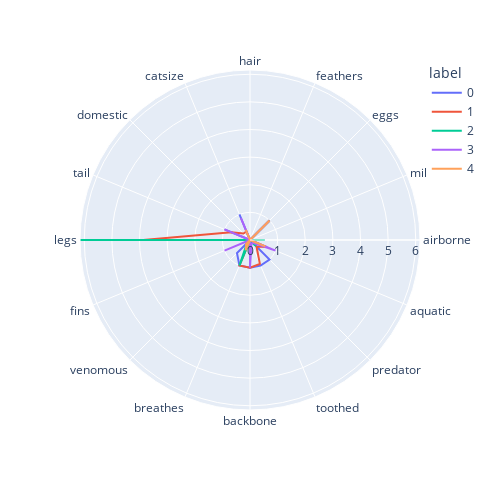

The cell this chart's notebook holds for it:
### Code cell
fig4 = px.line_polar(polar, r="value", theta="variable", color= "label", line_close=True, height=500, width=500)
fig4.show()

### Figure 1 — Plotly figure (JSON) as saved in the notebook; plotly's stock layout.template omitted (floating-point values rounded to 4 significant figures)
{"data": [{"hovertemplate": "label=0<br>value=%{r}<br>variable=%{theta}<extra></extra>", "legendgroup": "0", "line": {"color": "#636efa", "dash": "solid"}, "marker": {"symbol": "circle"}, "mode": "lines", "name": "0", "r": [0, 0, 1, 0, 0, 0, 1, 1, 1, 1, 0.6667, 0, 0, 1, 0, 1, 0], "showlegend": true, "subplot": "polar", "theta": ["hair", "feathers", "eggs", "milk", "airborne", "aquatic", "predator", "toothed", "backbone", "breathes", "venomous", "fins", "legs", "tail", "domestic", "catsize", "hair"], "type": "scatterpolar"}, {"hovertemplate": "label=1<br>value=%{r}<br>variable=%{theta}<extra></extra>", "legendgroup": "1", "line": {"color": "#EF553B", "dash": "solid"}, "marker": {"symbol": "circle"}, "mode": "lines", "name": "1", "r": [0, 0, 1, 0, 0, 0.6667, 0.3333, 0.9333, 1, 1, 0, 0, 3.867, 0.7333, 0.3333, 0.3333, 0], "showlegend": true, "subplot": "polar", "theta": ["hair", "feathers", "eggs", "milk", "airborne", "aquatic", "predator", "toothed", "backbone", "breathes", "venomous", "fins", "legs", "tail", "domestic", "catsize", "hair"], "type": "scatterpolar"}, {"hovertemplate": "label=2<br>value=%{r}<br>variable=%{theta}<extra></extra>", "legendgroup": "2", "line": {"color": "#00cc96", "dash": "solid"}, "marker": {"symbol": "circle"}, "mode": "lines", "name": "2", "r": [0.07692, 0, 1, 0, 0.5385, 0, 0.3077, 0.07692, 0, 1, 0.1538, 0, 6.154, 0, 0, 0, 0.07692], "showlegend": true, "subplot": "polar", "theta": ["hair", "feathers", "eggs", "milk", "airborne", "aquatic", "predator", "toothed", "backbone", "breathes", "venomous", "fins", "legs", "tail", "domestic", "catsize", "hair"], "type": "scatterpolar"}, {"hovertemplate": "label=3<br>value=%{r}<br>variable=%{theta}<extra></extra>", "legendgroup": "3", "line": {"color": "#ab63fa", "dash": "solid"}, "marker": {"symbol": "circle"}, "mode": "lines", "name": "3", "r": [0, 0, 1, 0, 0, 1, 0.1429, 0.1429, 1, 0, 0, 1, 0, 1, 0, 0.8571, 0], "showlegend": true, "subplot": "polar", "theta": ["hair", "feathers", "eggs", "milk", "airborne", "aquatic", "predator", "toothed", "backbone", "breathes", "venomous", "fins", "legs", "tail", "domestic", "catsize", "hair"], "type": "scatterpolar"}, {"hovertemplate": "label=4<br>value=%{r}<br>variable=%{theta}<extra></extra>", "legendgroup": "4", "line": {"color": "#FFA15A", "dash": "solid"}, "marker": {"symbol": "circle"}, "mode": "lines", "name": "4", "r": [0, 0, 1, 0, 0, 0.6, 0, 0, 0, 0.4, 0.2, 0, 0, 0, 0, 0.4, 0], "showlegend": true, "subplot": "polar", "theta": ["hair", "feathers", "eggs", "milk", "airborne", "aquatic", "predator", "toothed", "backbone", "breathes", "venomous", "fins", "legs", "tail", "domestic", "catsize", "hair"], "type": "scatterpolar"}], "layout": {"height": 500, "legend": {"title": {"text": "label"}, "tracegroupgap": 0}, "margin": {"t": 60}, "polar": {"angularaxis": {"direction": "clockwise", "rotation": 90}, "domain": {"x": [0, 1], "y": [0, 1]}}, "width": 500}}
